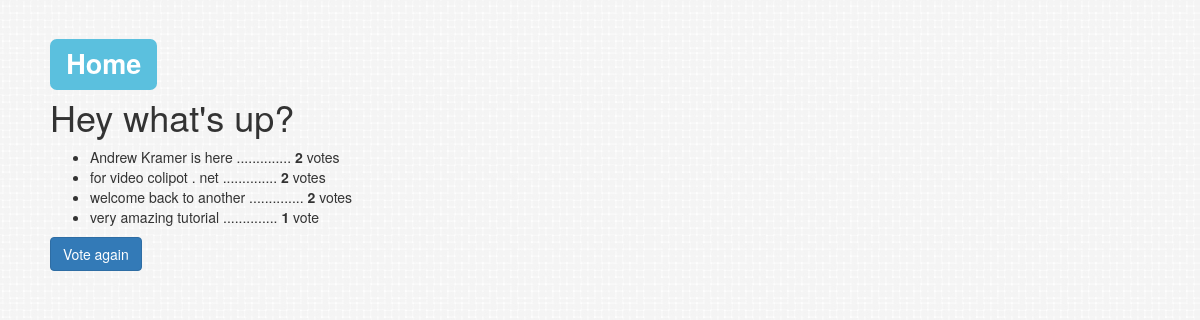
Page /polls/1/results/ on the committed database.
### polls/models.py (models this page shows, shortened)
class Question(models.Model):
    question_text = models.CharField(max_length=200)
    pub_date = models.DateTimeField('date published')
    def was_published_recently(self):
        now = timezone.now()
        return now - datetime.timedelta(days=1) <= self.pub_date <= now
    was_published_recently.admin_order_field = 'pub_date'
    was_published_recently.boolean = True
    was_published_recently.short_description = "Published recently?"

class Choice(models.Model):
    question = models.ForeignKey(Question, on_delete=models.CASCADE)
    choice_text = models.CharField(max_length=200)
    votes = models.IntegerField(default=0)

### polls/views.py (the view)
# urls.py: url(r'^(?P<pk>[0-9]+)/results/$', views.ResultsView.as_view(), name='results'),
class ResultsView(generic.DetailView):
    model = Question
    template_name = 'polls/results.html'

### polls/templates/polls/results.html
{% extends 'polls/template.html' %}
{% block content %} <h1> <a href="{% url "polls:index" %}" ><span class="label label-info">Home</span></a></h1>
<h1>{{ question.question_text }}</h1>
<ul>
{% for choice in question.choice_set.all %}
    <li>{{ choice.choice_text }} .............. <span style="font-weight: bold">{{ choice.votes }}</span> vote{{ choice.votes|pluralize }}</li>
{% endfor %}
</ul>
    <a  href="{% url 'polls:detail' question.id %}"><button type=button class="btn btn-primary">Vote again</button></a>
{% endblock %}

### polls/static/polls/styles.css (style rules this page uses)
body { margin: 50px; background: white url("images/bg.jpg") repeat right bottom; }

### rows in the picture
Question: question_text "Hey what's up?"
Choice: choice_text "Andrew Kramer is here", votes "2"
Choice: choice_text "for video colipot . net", votes "2"
Choice: choice_text "welcome back to another", votes "2"
Choice: choice_text "very amazing tutorial", votes "1"
